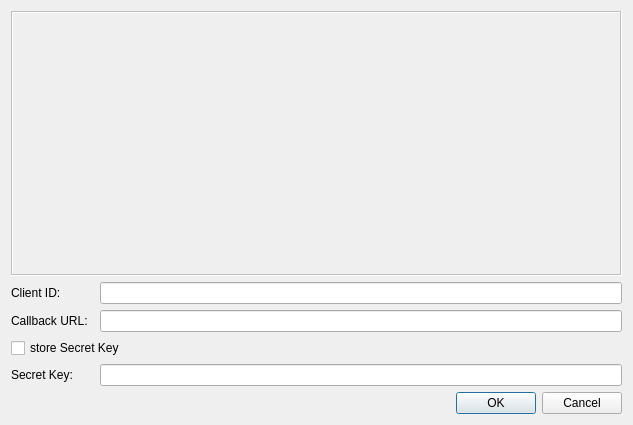
<?xml version="1.0" encoding="UTF-8"?>
<ui version="4.0">
 <class>Dialog</class>
 <widget class="QDialog" name="Dialog">
  <property name="geometry">
   <rect>
    <x>0</x>
    <y>0</y>
    <width>633</width>
    <height>425</height>
   </rect>
  </property>
  <property name="windowTitle">
   <string>ESI Configuration</string>
  </property>
  <layout class="QVBoxLayout" name="verticalLayout">
   <item>
    <layout class="QGridLayout" name="gridLayout">
     <item row="4" column="0">
      <widget class="QLabel" name="label_2">
       <property name="text">
        <string>Secret Key:</string>
       </property>
      </widget>
     </item>
     <item row="4" column="2">
      <widget class="QLineEdit" name="txtSecretKey"/>
     </item>
     <item row="2" column="0">
      <widget class="QLabel" name="label_3">
       <property name="text">
        <string>Callback URL:</string>
       </property>
      </widget>
     </item>
     <item row="0" column="0" colspan="3">
      <widget class="QTextEdit" name="textIntro">
       <property name="enabled">
        <bool>false</bool>
       </property>
       <property name="frameShape">
        <enum>QFrame::Box</enum>
       </property>
       <property name="frameShadow">
        <enum>QFrame::Sunken</enum>
       </property>
      </widget>
     </item>
     <item row="1" column="0">
      <widget class="QLabel" name="label">
       <property name="text">
        <string>Client ID:</string>
       </property>
      </widget>
     </item>
     <item row="1" column="2">
      <widget class="QLineEdit" name="txtClientId"/>
     </item>
     <item row="3" column="0" colspan="3">
      <widget class="QCheckBox" name="checkBox">
       <property name="text">
        <string>store Secret Key</string>
       </property>
      </widget>
     </item>
     <item row="5" column="2">
      <widget class="QDialogButtonBox" name="buttonBox">
       <property name="orientation">
        <enum>Qt::Horizontal</enum>
       </property>
       <property name="standardButtons">
        <set>QDialogButtonBox::Cancel|QDialogButtonBox::Ok</set>
       </property>
      </widget>
     </item>
     <item row="2" column="2">
      <widget class="QLineEdit" name="txtCallback"/>
     </item>
    </layout>
   </item>
  </layout>
 </widget>
 <tabstops>
  <tabstop>textIntro</tabstop>
  <tabstop>txtClientId</tabstop>
  <tabstop>txtCallback</tabstop>
  <tabstop>checkBox</tabstop>
  <tabstop>txtSecretKey</tabstop>
 </tabstops>
 <resources/>
 <connections>
  <connection>
   <sender>buttonBox</sender>
   <signal>accepted()</signal>
   <receiver>Dialog</receiver>
   <slot>accept()</slot>
   <hints>
    <hint type="sourcelabel">
     <x>248</x>
     <y>254</y>
    </hint>
    <hint type="destinationlabel">
     <x>157</x>
     <y>274</y>
    </hint>
   </hints>
  </connection>
  <connection>
   <sender>buttonBox</sender>
   <signal>rejected()</signal>
   <receiver>Dialog</receiver>
   <slot>reject()</slot>
   <hints>
    <hint type="sourcelabel">
     <x>316</x>
     <y>260</y>
    </hint>
    <hint type="destinationlabel">
     <x>286</x>
     <y>274</y>
    </hint>
   </hints>
  </connection>
 </connections>
</ui>
